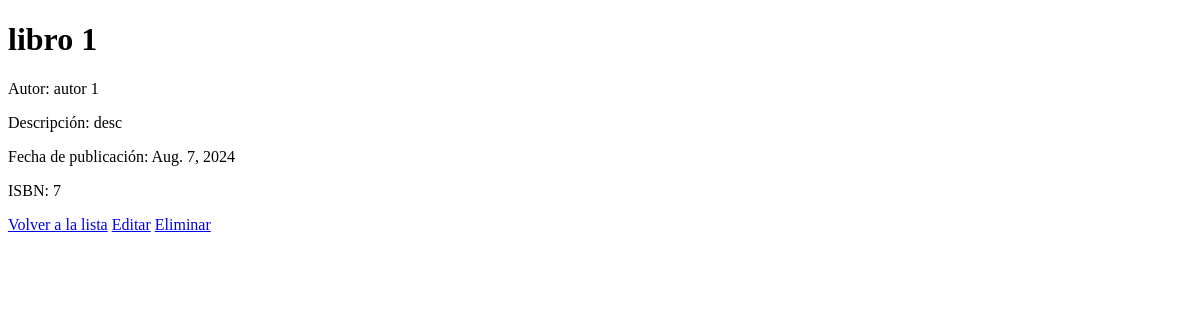
Page /libros/1/ on the earlier database version.
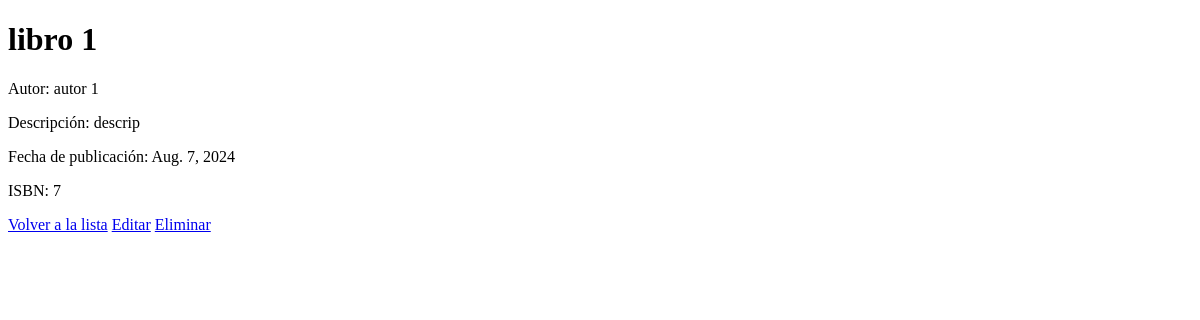
Same page on the later database version.
### libros/models.py (models this page shows, shortened)
class Libro(models.Model):
    titulo = models.CharField(max_length=200)
    autor = models.CharField(max_length=100)
    descripcion = models.TextField()
    fecha_publicacion = models.DateField()
    isbn = models.CharField(max_length=13, unique=True)

### libros/views.py (the view)
# urls.py: path('<int:libro_id>/', views.detalle_libro, name='detalle_libro'),
def detalle_libro(request, libro_id):
    libro = get_object_or_404(Libro, pk=libro_id)
    return render(request, 'libros/detalle_libro.html', {'libro': libro})

### libros/templates/libros/detalle_libro.html (shortened to what this page needs)
<!DOCTYPE html>
<html>
<head>
</head>
<body>
    <h1>{{ libro.titulo }}</h1>
    <p>Autor: {{ libro.autor }}</p>
    <p>Descripción: {{ libro.descripcion }}</p>
    <p>Fecha de publicación: {{ libro.fecha_publicacion }}</p>
    <p>ISBN: {{ libro.isbn }}</p>
    <a href="{% url 'lista_libros' %}">Volver a la lista</a>
    <a href="{% url 'editar_libro' libro.id %}">Editar</a>
    <a href="{% url 'eliminar_libro' libro.id %}">Eliminar</a>
</body>
</html>

Differences in the rows shown:
changed Libro "libro 1": descripcion "desc" → "descrip"
